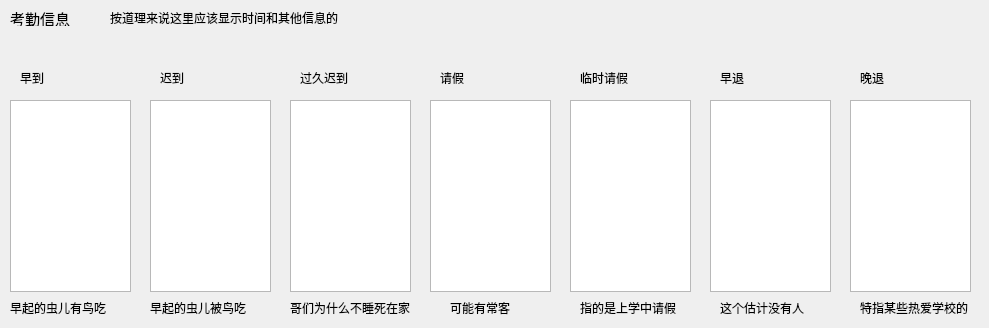
<?xml version="1.0" encoding="UTF-8"?>
<ui version="4.0">
 <class>Form</class>
 <widget class="QWidget" name="Form">
  <property name="geometry">
   <rect>
    <x>0</x>
    <y>0</y>
    <width>989</width>
    <height>328</height>
   </rect>
  </property>
  <property name="windowTitle">
   <string>考勤信息</string>
  </property>
  <widget class="QListWidget" name="listWidget">
   <property name="geometry">
    <rect>
     <x>10</x>
     <y>100</y>
     <width>121</width>
     <height>192</height>
    </rect>
   </property>
  </widget>
  <widget class="QLabel" name="label">
   <property name="geometry">
    <rect>
     <x>10</x>
     <y>10</y>
     <width>81</width>
     <height>16</height>
    </rect>
   </property>
   <property name="font">
    <font>
     <pointsize>11</pointsize>
    </font>
   </property>
   <property name="text">
    <string>考勤信息</string>
   </property>
  </widget>
  <widget class="QLabel" name="label_2">
   <property name="geometry">
    <rect>
     <x>110</x>
     <y>10</y>
     <width>261</width>
     <height>16</height>
    </rect>
   </property>
   <property name="text">
    <string>按道理来说这里应该显示时间和其他信息的</string>
   </property>
  </widget>
  <widget class="QLabel" name="label_3">
   <property name="geometry">
    <rect>
     <x>20</x>
     <y>70</y>
     <width>111</width>
     <height>16</height>
    </rect>
   </property>
   <property name="text">
    <string>早到</string>
   </property>
  </widget>
  <widget class="QListWidget" name="listWidget_2">
   <property name="geometry">
    <rect>
     <x>150</x>
     <y>100</y>
     <width>121</width>
     <height>192</height>
    </rect>
   </property>
  </widget>
  <widget class="QLabel" name="label_4">
   <property name="geometry">
    <rect>
     <x>160</x>
     <y>70</y>
     <width>111</width>
     <height>16</height>
    </rect>
   </property>
   <property name="text">
    <string>迟到</string>
   </property>
  </widget>
  <widget class="QListWidget" name="listWidget_3">
   <property name="geometry">
    <rect>
     <x>290</x>
     <y>100</y>
     <width>121</width>
     <height>192</height>
    </rect>
   </property>
  </widget>
  <widget class="QLabel" name="label_5">
   <property name="geometry">
    <rect>
     <x>300</x>
     <y>70</y>
     <width>101</width>
     <height>16</height>
    </rect>
   </property>
   <property name="text">
    <string>过久迟到</string>
   </property>
  </widget>
  <widget class="QListWidget" name="listWidget_4">
   <property name="geometry">
    <rect>
     <x>430</x>
     <y>100</y>
     <width>121</width>
     <height>192</height>
    </rect>
   </property>
  </widget>
  <widget class="QLabel" name="label_6">
   <property name="geometry">
    <rect>
     <x>440</x>
     <y>70</y>
     <width>101</width>
     <height>16</height>
    </rect>
   </property>
   <property name="text">
    <string>请假</string>
   </property>
  </widget>
  <widget class="QListWidget" name="listWidget_5">
   <property name="geometry">
    <rect>
     <x>570</x>
     <y>100</y>
     <width>121</width>
     <height>192</height>
    </rect>
   </property>
  </widget>
  <widget class="QLabel" name="label_7">
   <property name="geometry">
    <rect>
     <x>580</x>
     <y>70</y>
     <width>101</width>
     <height>16</height>
    </rect>
   </property>
   <property name="text">
    <string>临时请假</string>
   </property>
  </widget>
  <widget class="QListWidget" name="listWidget_6">
   <property name="geometry">
    <rect>
     <x>710</x>
     <y>100</y>
     <width>121</width>
     <height>192</height>
    </rect>
   </property>
  </widget>
  <widget class="QLabel" name="label_8">
   <property name="geometry">
    <rect>
     <x>720</x>
     <y>70</y>
     <width>111</width>
     <height>16</height>
    </rect>
   </property>
   <property name="text">
    <string>早退</string>
   </property>
  </widget>
  <widget class="QLabel" name="label_9">
   <property name="geometry">
    <rect>
     <x>860</x>
     <y>70</y>
     <width>111</width>
     <height>16</height>
    </rect>
   </property>
   <property name="text">
    <string>晚退</string>
   </property>
  </widget>
  <widget class="QListWidget" name="listWidget_7">
   <property name="geometry">
    <rect>
     <x>850</x>
     <y>100</y>
     <width>121</width>
     <height>192</height>
    </rect>
   </property>
  </widget>
  <widget class="QLabel" name="label_10">
   <property name="geometry">
    <rect>
     <x>10</x>
     <y>300</y>
     <width>111</width>
     <height>16</height>
    </rect>
   </property>
   <property name="text">
    <string>早起的虫儿有鸟吃</string>
   </property>
  </widget>
  <widget class="QLabel" name="label_11">
   <property name="geometry">
    <rect>
     <x>160</x>
     <y>300</y>
     <width>111</width>
     <height>16</height>
    </rect>
   </property>
   <property name="text">
    <string/>
   </property>
  </widget>
  <widget class="QLabel" name="label_12">
   <property name="geometry">
    <rect>
     <x>150</x>
     <y>300</y>
     <width>111</width>
     <height>16</height>
    </rect>
   </property>
   <property name="text">
    <string>早起的虫儿被鸟吃</string>
   </property>
  </widget>
  <widget class="QLabel" name="label_13">
   <property name="geometry">
    <rect>
     <x>290</x>
     <y>300</y>
     <width>121</width>
     <height>16</height>
    </rect>
   </property>
   <property name="text">
    <string>哥们为什么不睡死在家</string>
   </property>
  </widget>
  <widget class="QLabel" name="label_14">
   <property name="geometry">
    <rect>
     <x>450</x>
     <y>300</y>
     <width>111</width>
     <height>16</height>
    </rect>
   </property>
   <property name="text">
    <string>可能有常客</string>
   </property>
  </widget>
  <widget class="QLabel" name="label_15">
   <property name="geometry">
    <rect>
     <x>580</x>
     <y>300</y>
     <width>111</width>
     <height>16</height>
    </rect>
   </property>
   <property name="text">
    <string>指的是上学中请假</string>
   </property>
  </widget>
  <widget class="QLabel" name="label_16">
   <property name="geometry">
    <rect>
     <x>720</x>
     <y>300</y>
     <width>111</width>
     <height>16</height>
    </rect>
   </property>
   <property name="text">
    <string>这个估计没有人</string>
   </property>
  </widget>
  <widget class="QLabel" name="label_17">
   <property name="geometry">
    <rect>
     <x>860</x>
     <y>300</y>
     <width>111</width>
     <height>16</height>
    </rect>
   </property>
   <property name="text">
    <string>特指某些热爱学校的</string>
   </property>
  </widget>
 </widget>
 <resources/>
 <connections/>
</ui>
